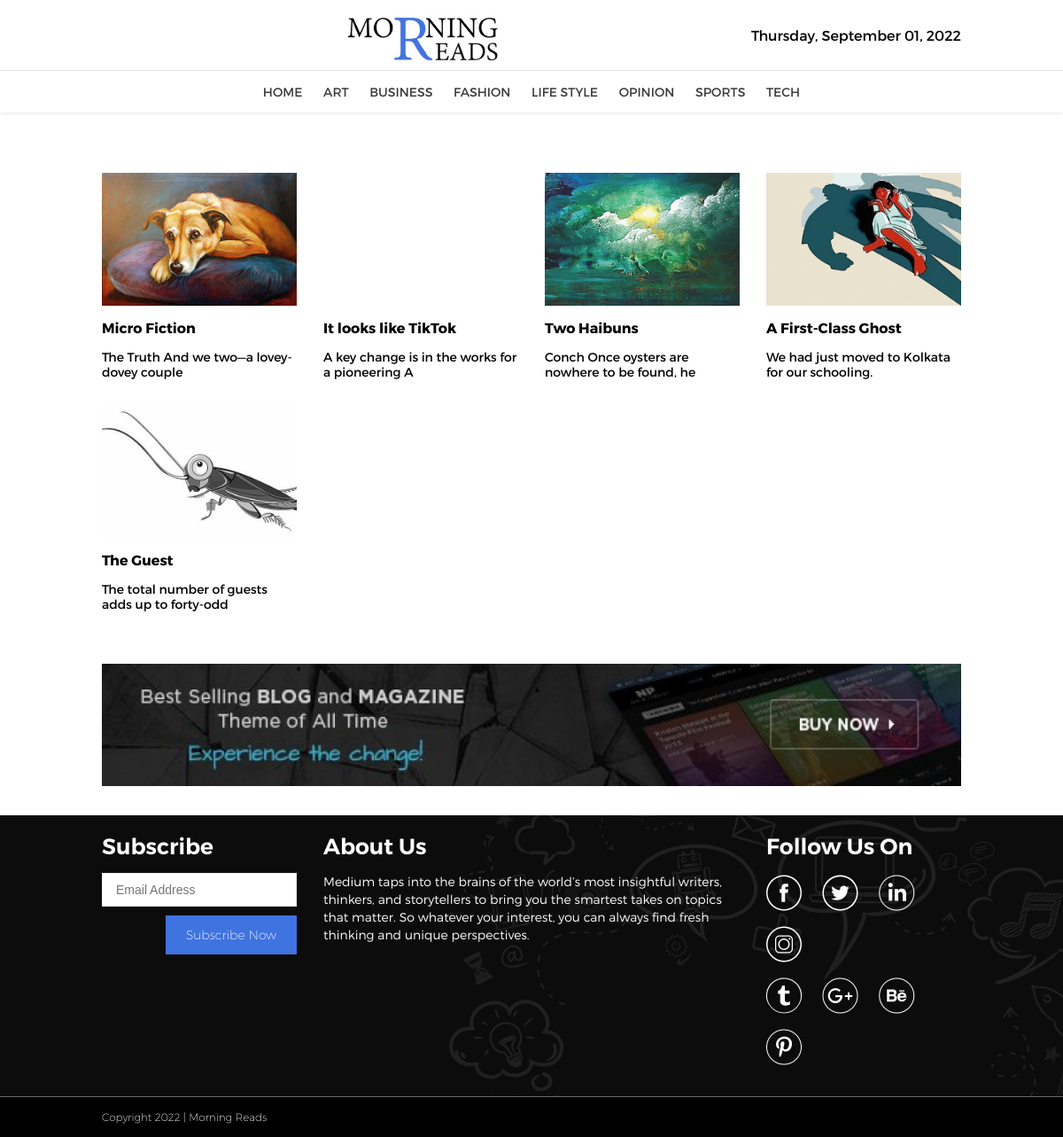
The page /index.php?page=categoryHomepage&category=4 on the database its author committed.
### tables this page shows
CREATE TABLE `category` (
  `id` int(11) NOT NULL,
  `title` varchar(255) NOT NULL
);

CREATE TABLE `content` (
  `id` int(11) NOT NULL,
  `title` varchar(255) NOT NULL,
  `des` text NOT NULL,
  `create_at` datetime NOT NULL,
  `visits` text NOT NULL,
  `category_id` text NOT NULL,
  `author_id` text NOT NULL,
  `file` text NOT NULL,
  `tags` text NOT NULL
);

CREATE TABLE `advertise` (
  `id` int(11) NOT NULL,
  `category` text NOT NULL,
  `links` text NOT NULL,
  `file` text NOT NULL
);

CREATE TABLE `about` (
  `id` int(11) NOT NULL,
  `des` text NOT NULL
);

### admin-website/src/Category.php (called while the page is built, shortened)
<?php
class Category {
	private $db;
	private static $table="category";
	function __construct() {
		try {
			$this->db = new PDO('mysql:host='.DB_HOST.';dbname='.DB_NAME,DB_USER,DB_PASSWORD);
			$this->db->setAttribute(PDO::ATTR_ERRMODE, PDO::ERRMODE_EXCEPTION);
			$query1 = $this->db->prepare('SET CHARACTER SET utf8');
			$query = $this->db->prepare("SET SESSION collation_connection ='utf8_general_ci'");
		    $query1->execute();
		    $query->execute();
		} catch (PDOException $e) {
			echo $e->getMessage();
		}
	}
	public function fetch_all() {
		try {
			$stmt = $this->db->prepare("SELECT * FROM ".self::$table);
			$stmt->execute();
			$records = array();
			if($stmt->rowCount() > 0) {
				while($row = $stmt->fetch(5)) {
					$records[] = $row;
				}
			}
			return $records;
		} catch (PDOException $e) {
			echo $e->getMessage();
		}
	}
}
$Category = new Category();
 ?>

### admin-website/src/model.php (called while the page is built, shortened)
<?php
    require_once LIB_PATH.DS.'About.php';
    require_once LIB_PATH.DS.'Social.php';
    require_once LIB_PATH.DS.'Category.php';
    require_once LIB_PATH.DS.'Content.php';
    require_once LIB_PATH.DS.'Advertise.php';
 ?>

### admin-website/src/Content.php (called while the page is built, shortened)
<?php
class Content {
	private $db;
	public $directory = "images";
	function __construct() {
		try {
			$this->db = new PDO('mysql:host='.DB_HOST.';dbname='.DB_NAME,DB_USER,DB_PASSWORD);
			$this->db->setAttribute(PDO::ATTR_ERRMODE, PDO::ERRMODE_EXCEPTION);
			$query1 = $this->db->prepare('SET CHARACTER SET utf8');
			$query = $this->db->prepare("SET SESSION collation_connection ='utf8_general_ci'");
		    $query1->execute();
		    $query->execute();
		} catch (PDOException $e) {
			echo $e->getMessage();
		}
	}
	public function image_path() {
		return $this->directory;
	}
	public function fetch_byCategory($category_id) {
		try {
			$stmt = $this->db->prepare("SELECT id, SUBSTRING(`title`, 1, 20) AS title, file, SUBSTRING(`des`, 1, 50) AS des, create_at, visits FROM `content` WHERE category_id='$category_id' ORDER BY `content`.`visits`  DESC");
			$stmt->execute();
			$records = array();
			if($stmt->rowCount() > 0) {
				while($row = $stmt->fetch(5)) {
					$records[] = $row;
				}
			}
			return $records;
		} catch (PDOException $e) {
			echo $e->getMessage();
		}
	}
}
$Content = new Content();
 ?>

### admin-website/src/Advertise.php (called while the page is built, shortened)
<?php
class Advertise {
	private $db;
	private static $table="advertise";
	public $directory = "images";
	function __construct() {
		try {
			$this->db = new PDO('mysql:host='.DB_HOST.';dbname='.DB_NAME,DB_USER,DB_PASSWORD);
			$this->db->setAttribute(PDO::ATTR_ERRMODE, PDO::ERRMODE_EXCEPTION);
			$query1 = $this->db->prepare('SET CHARACTER SET utf8');
			$query = $this->db->prepare("SET SESSION collation_connection ='utf8_general_ci'");
		    $query1->execute();
		    $query->execute();
		} catch (PDOException $e) {
			echo $e->getMessage();
		}
	}
	public function image_path() {
		return $this->directory;
	}
	public function fetch_byCategory($category) {
		try {
			$stmt = $this->db->prepare("SELECT * FROM ".self::$table." WHERE category = '$category' ");
			$stmt->execute();
			$records = array();
			if($stmt->rowCount() > 0) {
				while($row = $stmt->fetch(5)) {
					$records[] = $row;
				}
			}
			return $records;
		} catch (PDOException $e) {
			echo $e->getMessage();
		}
	}
}
$Advertise = new Advertise();
 ?>

### admin-website/src/About.php (called while the page is built, shortened)
<?php
class About {
	private $db;
	private static $table="about";
	function __construct() {
		try {
			$this->db = new PDO('mysql:host='.DB_HOST.';dbname='.DB_NAME,DB_USER,DB_PASSWORD);
			$this->db->setAttribute(PDO::ATTR_ERRMODE, PDO::ERRMODE_EXCEPTION);
			$query1 = $this->db->prepare('SET CHARACTER SET utf8');
			$query = $this->db->prepare("SET SESSION collation_connection ='utf8_general_ci'");
		    $query1->execute();
		    $query->execute();
		} catch (PDOException $e) {
			echo $e->getMessage();
		}
	}
	public function fetch_all() {
		try {
			$stmt = $this->db->prepare("SELECT * FROM ".self::$table);
			$stmt->execute();
			$records = array();
			if($stmt->rowCount() > 0) {
				while($row = $stmt->fetch(5)) {
					$records[] = $row;
				}
			}
			return $records;
		} catch (PDOException $e) {
			echo $e->getMessage();
		}
	}
}
$About = new About();
 ?>

### admin-website/src/Social.php (called while the page is built, shortened)
<?php
class Social {
	private $db;
	private static $table="social";
	function __construct() {
		try {
			$this->db = new PDO('mysql:host='.DB_HOST.';dbname='.DB_NAME,DB_USER,DB_PASSWORD);
			$this->db->setAttribute(PDO::ATTR_ERRMODE, PDO::ERRMODE_EXCEPTION);
			$query1 = $this->db->prepare('SET CHARACTER SET utf8');
			$query = $this->db->prepare("SET SESSION collation_connection ='utf8_general_ci'");
		    $query1->execute();
		    $query->execute();
		} catch (PDOException $e) {
			echo $e->getMessage();
		}
	}
	public function fetch_byTitle($title) {
		try {
			$stmt = $this->db->prepare("SELECT * FROM ".self::$table." WHERE title = '$title'");
			$stmt->execute();
			$records = array();
			if($stmt->rowCount() > 0) {
				while($row = $stmt->fetch(5)) {
					$records[] = $row;
				}
			}
			return $records;
		} catch (PDOException $e) {
			echo $e->getMessage();
		}
	}
}
$Social = new Social();
 ?>

### pages/categoryContent.php (the view)
<?php include'layouts/header.php'; ?>
    <section class="clear-fixed innersection">
    	<div class="fluid-container">
            <div class="content-row">
                <?php if(isset($_GET['category'])) {$categories = $_GET['category']; $content_table=$Content->fetch_byCategory($categories);foreach($content_table as $content_data){?>
                <div class="grid-3">
                	<a class="blog-thumb" href="index.php?page=innerpage&id=<?php echo $content_data->id; ?>">
                    	<div class="news-listing-thumb" style="background-image: url(admin-website/<?php if(isset($content_data)) { echo $Content->image_path()."/".$content_data->file;}?>);">
                        </div>
                        <h2 class="thumb-title-small"><?php echo $content_data->title; ?>  </h2>
                        <?php echo $content_data->des; ?>
                    </a>
                </div>
                <?php } } else{ ?>
                <?php $slides = $Content->fetch_visitCount(); foreach($slides as $slide) { ?>
            	<div class="grid-3">
                	<a class="blog-thumb" href="index.php?page=innerpage&id=<?php echo $slide->id; ?>">
                    	<div class="news-listing-thumb" style="background-image: url(admin-website/<?php if(isset($slide)) { echo $Content->image_path()."/".$slide->file;}?>);">
                        </div>
                        <h2 class="thumb-title-small"><?php echo $slide->title; ?>  </h2>
                        <?php echo $slide->des; ?>
                    </a>
                </div>
                <?php } } ?>
            </div>
        </div>
    </section>
    <?php $category='bottom'; $advertises = $Advertise->fetch_byCategory($category); foreach($advertises as $advertise) { ?>
    <section class="clear-fixed innersection">
    	<div class="fluid-container">
        	<div class="content-row">
            	<div class="grid-12">
            	    <a class="blog-thumb" href="<?php echo $advertise->links; ?>">
                	    <img class="responsive-img" src="admin-website/<?php if(isset($advertise)) { echo $Advertise->image_path()."/".$advertise->file;}?>" height="138" width="1120">
                    </a>
                </div>
            </div>
        </div>
    </section>
    <?php } ?>
<?php include 'layouts/footer.php'; ?>

### layouts/header.php (shortened to what this page needs)
<!doctype html>
<html>
<head>
<link rel="stylesheet" type="text/css" href="css/sleek.ui.css">
<link rel="stylesheet" type="text/css" href="css/font.css">
<link rel="stylesheet" type="text/css" href="css/style.css">
<link rel="stylesheet" type="text/css" href="https://kenwheeler.github.io/slick/slick/slick.css">
<link rel="stylesheet" type="text/css" href="https://kenwheeler.github.io/slick/slick/slick-theme.css">
</head>
<body>
	<header class="clear-fixed top-fixed">
    	<div class="fluid-container">
        	<div class="content-row">
            	<div class="grid-12 text-center">
                	<a class="brandname" href="index.php?page=homepage">
                	    <img src="images/morning-reads.jpg" alt="Morning Reads">
            	    </a>
            	    <span class="thumb-title-small inline float-right" style="margin-top: 20px;"><?php echo date('l, F d, Y'); ?></span>
                </div>
            </div>
        </div>
        <nav>
        	<ul>
            	<li><a href="index.php?page=homepage" class="active">Home</a></li>
                <?php $categories = $Category->fetch_all(); foreach($categories as $category){ $category_id = $category->id;?>
                <li><a href="index.php?page=categoryHomepage&category=<?php echo $category_id; ?>"><?php echo $category->title; ?></a></li>
                <?php } ?>
            </ul>
        </nav>
    </header>

### layouts/footer.php (shortened to what this page needs)
    <section class="clear-fixed footer-top">
    	<div class="fluid-container">
        	<div class="content-row">
            	<div class="grid-3">
                	<h2 class="sub-title">Subscribe</h2>
                	<form method="POST">
                        <div class="form-elem">
                        	<input type="email" name="email" value="<?php if(isset($_POST['email'])){ echo $_POST['email']; } ?>" class="form-control" placeholder="Email Address">
                        </div>
                        <div class="form-elem text-right">
                        	<input type="submit" name="btn-save" class="button-medium button-blue" value="Subscribe Now">
                        </div>
                    </form>
                </div>
                <div class="grid-6">
                	<h2 class="sub-title">About Us</h2>
                    <p class="white light"><?php $abouts = $About->fetch_all(); foreach($abouts as $about){ echo $about->des; } ?></p>
                </div>
                <div class="grid-3 social-icons">
                	<h2 class="sub-title">Follow Us On</h2>
                    <a target="_blank" href="<?php $title = 'facebook'; $socials = $Social->fetch_byTitle($title); foreach($socials as $social){ echo $social->link; } ?>"><span class="icon-facebook"></span></a>
                    <a target="_blank" href="<?php $title = 'twitter'; $socials = $Social->fetch_byTitle($title); foreach($socials as $social){ echo $social->link; } ?>"><span class="icon-twitter"></span></a>
                    <a target="_blank" href="<?php $title = 'linkedin'; $socials = $Social->fetch_byTitle($title); foreach($socials as $social){ echo $social->link; } ?>"><span class="icon-linkedin"></span></a>
                    <a target="_blank" href="<?php $title = 'instagram'; $socials = $Social->fetch_byTitle($title); foreach($socials as $social){ echo $social->link; } ?>"><span class="icon-instagram"></span></a>
                    <br>
                    <a target="_blank" href="<?php $title = 'tumblr'; $socials = $Social->fetch_byTitle($title); foreach($socials as $social){ echo $social->link; } ?>"><span class="icon-tumblr"></span></a>
                    <a target="_blank" href="<?php $title = 'googleplus'; $socials = $Social->fetch_byTitle($title); foreach($socials as $social){ echo $social->link; } ?>"><span class="icon-googleplus"></span></a>
                    <a target="_blank" href="<?php $title = 'behance'; $socials = $Social->fetch_byTitle($title); foreach($socials as $social){ echo $social->link; } ?>"><span class="icon-behance"></span></a>
                    <a target="_blank" href="<?php $title = 'pinterest'; $socials = $Social->fetch_byTitle($title); foreach($socials as $social){ echo $social->link; } ?>"><span class="icon-pinterest"></span></a>
                </div>
            </div>
        </div>
    </section>
    <footer class="clear-fixed">
    	<div class="fluid-container">
    		<div class="content-row">
    			<div class="grid-12">
    				<p class="ultralight">Copyright <?php echo date('Y'); ?> | Morning Reads</p>
    			</div>
    		</div>
    	</div>
    </footer>
</body>
</html>

### rows shown on the page
category: title "ART"
category: title "BUSINESS"
category: title "FASHION"
category: title "LIFE STYLE"
category: title "OPINION"
category: title "SPORTS"
category: title "TECH"
content: file (picture), title "Micro Fiction", des "The Truth And we two—a lovey-dovey couple"
content: title "It looks like TikTok", des "A key change is in the works for a pioneering A"
content: file (picture), title "Two Haibuns", des "Conch Once oysters are nowhere to be found, he"
content: file (picture), title "A First-Class Ghost", des "We had just moved to Kolkata for our schooling."
content: file (picture), title "The Guest", des "The total number of guests adds up to forty-odd"
advertise: file (picture)
about: des "Medium taps into the brains of the world’s most insightful writers, thinkers, and storytellers to bring you the smartest takes on topics that matter. So whatever your interest, you can always find fresh thinking and unique perspectives."
